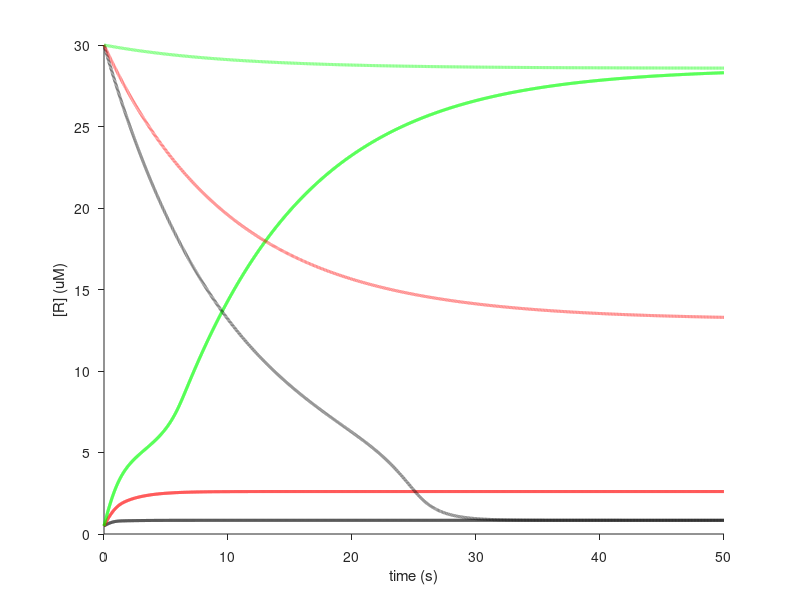

Write MATLAB code to recreate this figure.
colors = repmat('krgbmc',1,300) ;

%%%%%%%%%%%%%%%%%%%%%%%%%%%%%%%%%%%
% 1:  Define constants 

k0r = 0 ;
k1r = 0.25 ;
k2r = 0.1 ;
k3r = 0.5 ;

k1e = 1 ;
k2e = 0.2 ;
Km1e = 0.05 ;
Km2e = 0.05 ;
Etot = 1 ;

%%%%%%%%%%%%%%%%%%%%%%%%%%%%%%%%%%%
% 2:  Define parameters that will be varied 
   
Rics = [0.5,30] ;
tests = length(Rics) ;
S = [2,6,12] ;
trials = length(S) ;

%%%%%%%%%%%%%%%%%%%%%%%%%%%%%%%%%%%
% 3:  Define time step, simulation time, initialize matrices 
dt    = 5e-3 ; % s 
tlast = 50.000 ;  % s
iterations = fix(tlast/dt) ;
time = dt*(0:iterations-1) ;
%%%%%

R_all = zeros(tests,trials,iterations) ;
R_last = zeros(tests,trials) ;

figure
hold on 

%%%%%%%%%%%%%%%%%%%%%%%%%%%%%%%%%%%
% 4:  Run for different ICs, values of S 
for iii=1:tests % different initial conditions
    
  for ii=1:trials % different values of S
     
    R = Rics(iii) ;
    E = 0.02 ;
  
    for i = 1:iterations

      R_all(iii,ii,i) = R ;
      dR = k0r + k1r*S(ii) - (k2r + k3r*E)*R ;
      dE = -k2e*R*E/(Km2e + E) + k1e*(Etot - E)/(Km1e + Etot - E) ;
      R = R + dt*dR ;
      E = E + dt*dE ;
   
    end % of this time step
    R_last(iii,ii) = R ;
    if (iii==1)
      plot(time,squeeze(R_all(iii,ii,:)), ...
        [colors(ii),'-'],'LineWidth',2.2)
    else
      plot(time,squeeze(R_all(iii,ii,:)), ...
        [colors(ii),':'],'LineWidth',2.2)
    end % different values of S
  end % different sets of initial conditions

end
xlabel('time (s)')
ylabel('[R] (uM)')
set(gca,'TickDir','Out')

